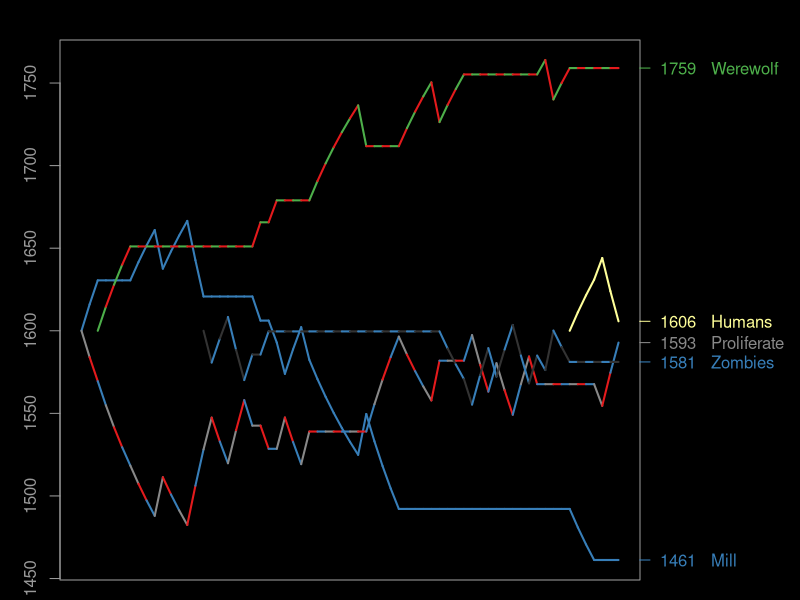

Source code (R):
svg(filename="mtg.svg", width=8, height=5, pointsize=10, bg="black")

par(bg = "black")
par(fg="#999999")
par(mar=c(1, 3, 2, 8))

data <- read.csv("mtg.csv", head=FALSE)

player1 = as.vector(t(data[1]))
player2 = as.vector(t(data[3]))
result = as.vector(t(data[2]))

numEntries = length(result)

players = sort(union(player1, player2))
numPlayers = length(players)

template = rep.int(1600, numEntries+1)
scores = data.frame(template)
for (name in players){
	scores[,name] <- template
}

K = 32

for (i in 2:(numEntries+1)){
	p1 = player1[i-1]
	r1 = 10 ^ (scores[i-1, p1] / 400)
	
	p2 = player2[i-1]
	r2 = 10 ^ (scores[i-1, p2] / 400)
	
	# Expected scores
	e1 = r1 / (r1 + r2)
	e2 = r2 / (r1 + r2)
	
	if (result[i-1] == "win"){
		s1 = 1
		s2 = 0
	} else {
		s1 = 0.5
		s2 = 0.5
	}
	
	for (j in i:(numEntries+1)){
		scores[j, p1] = scores[j, p1] + K * (s1 - e1)
		scores[j, p2] = scores[j, p2] + K * (s2 - e2)
	}
}

# Remove leading 1600s from new players
for (player in players){
    for (i in 1:(numEntries-1)){
        if (scores[i, player] == 1600 && scores[i+1, player] == 1600)
            scores[i,player] = NA
    }
}

lowest = 1600
highest = 1600
for (name in players) {
        tempScores = scores[name]
        tempScores[is.na(tempScores)] = 1600
        lowest = min(lowest, min(tempScores[name]))
        highest = max(highest, max(tempScores[name]))
}

plot(
	NULL,
	xlim=c(1, numEntries+1),
	ylim=c(lowest, highest),
	ylab="",
	xlab="",
	col.lab="#999999", col.main="#999999", col.axis="#999999",
	xaxt='n'
)

xFrom = 1:numEntries
xTo = 2:(numEntries+1)

i = 0
for (name in players){

    colors = c("#000000")
    if (name == "Werewolf")
        colors = c("#4DAF4A", "#E41A1C")
    if (name == "Zombies")
        colors = c("#377EB8", "#333333")
    if (name == "Proliferate")
        colors = c("#888888", "#E41A1C", "#377EB8")
    if (name == "Mill")
        colors = c("#377EB8")
    if (name == "Humans")
        colors = c("#FFFF99")
    
	i = i + 1
    
    yAll = t(scores[name])
    yFrom = yAll[1:numEntries]
    yTo = yAll[2:(numEntries+1)]
    
    segments(
        xFrom, yFrom, xTo, yTo,
        col=colors,
        lwd=2
    )
	
	#xData = 1:(numEntries+1)
	#yData = (apply(scores[name], 1, function(x) x))
	#lo = loess(yData~xData)
	#xl <- seq(1, numEntries+1, 0.1)
	#lines(xl, predict(lo, xl), col=colors)
	
	currentScore = scores[numEntries+1, name]
	roundedScore = round(currentScore, 0)
	label = paste(roundedScore, " ", name)
	axis(
		4,
		at=c(currentScore),
		labels=c(label),
		col=colors[1], col.ticks=colors[1], col.axis = colors[1],
		las=2
	)
}

smallestGap = 10000
s1 = ""
s2 = ""
for (name1 in players){
    for (name2 in players){
        if (name1 >= name2) next
        if (name1 == "Mill" & name2 == "Zombies") next
        score1 = scores[numEntries+1, name1]
        score2 = scores[numEntries+1, name2]
        diff = abs(score1 - score2)
        if (diff < smallestGap){
            smallestGap = diff
            s1 = name1
            s2 = name2
        }
    }
}

paste("Next game should be between ", s1, " and ", s2, sep="")
